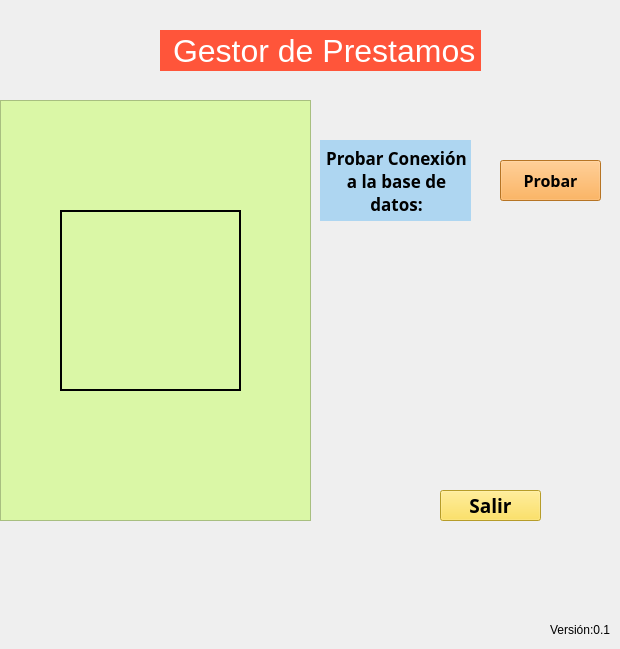
   <widget class="QWidget" name="tab">
    <attribute name="title">
     <string>Principal</string>
    </attribute>
    <widget class="QPushButton" name="pushButton_salir">
     <property name="geometry">
      <rect>
       <x>440</x>
       <y>490</y>
       <width>101</width>
       <height>31</height>
      </rect>
     </property>
     <property name="font">
      <font>
       <family>Rockwell Extra Bold</family>
       <pointsize>14</pointsize>
       <weight>75</weight>
       <bold>true</bold>
      </font>
     </property>
     <property name="styleSheet">
      <string notr="true">background-color: rgb(255, 219, 58 ); </string>
     </property>
     <property name="text">
      <string>Salir</string>
     </property>
    </widget>
    <widget class="QLabel" name="label">
     <property name="geometry">
      <rect>
       <x>550</x>
       <y>620</y>
       <width>61</width>
       <height>20</height>
      </rect>
     </property>
     <property name="text">
      <string>Versión:0.1</string>
     </property>
    </widget>
    <widget class="QFrame" name="frame">
     <property name="geometry">
      <rect>
       <x>0</x>
       <y>100</y>
       <width>311</width>
       <height>421</height>
      </rect>
     </property>
     <property name="styleSheet">
      <string notr="true">background-color: rgb(218, 247, 166);</string>
     </property>
     <property name="frameShape">
      <enum>QFrame::StyledPanel</enum>
     </property>
     <property name="frameShadow">
      <enum>QFrame::Raised</enum>
     </property>
     <widget class="QLabel" name="label_2">
      <property name="geometry">
       <rect>
        <x>60</x>
        <y>110</y>
        <width>181</width>
        <height>181</height>
       </rect>
      </property>
      <property name="styleSheet">
       <string notr="true">border:2px solid black;</string>
      </property>
      <property name="text">
       <string/>
      </property>
      <property name="textFormat">
       <enum>Qt::MarkdownText</enum>
      </property>
      <property name="pixmap">
       <pixmap resource="resources.qrc">:/images/img.jpg</pixmap>
      </property>
      <property name="scaledContents">
       <bool>true</bool>
      </property>
     </widget>
    </widget>
    <widget class="QLabel" name="label_27">
     <property name="geometry">
      <rect>
       <x>160</x>
       <y>30</y>
       <width>321</width>
       <height>41</height>
      </rect>
     </property>
     <property name="font">
      <font>
       <pointsize>24</pointsize>
      </font>
     </property>
     <property name="styleSheet">
      <string notr="true">background-color: rgb(255, 85, 58); color: white; padding: 0 5px 0 5px</string>
     </property>
     <property name="text">
      <string>Gestor de Prestamos</string>
     </property>
    </widget>
    <widget class="QLabel" name="label_29">
     <property name="geometry">
      <rect>
       <x>320</x>
       <y>140</y>
       <width>151</width>
       <height>81</height>
      </rect>
     </property>
     <property name="font">
      <font>
       <family>Arial Black</family>
       <pointsize>13</pointsize>
       <weight>75</weight>
       <bold>true</bold>
      </font>
     </property>
     <property name="styleSheet">
      <string notr="true">background-color:rgb(174, 214, 241 ); padding:0 0 0 2px;</string>
     </property>
     <property name="text">
      <string>Probar Conexión a la base de datos:</string>
     </property>
     <property name="textFormat">
      <enum>Qt::AutoText</enum>
     </property>
     <property name="alignment">
      <set>Qt::AlignCenter</set>
     </property>
     <property name="wordWrap">
      <bool>true</bool>
     </property>
    </widget>
    <widget class="QPushButton" name="pushButton_probar">
     <property name="geometry">
      <rect>
       <x>500</x>
       <y>160</y>
       <width>101</width>
       <height>41</height>
      </rect>
     </property>
     <property name="font">
      <font>
       <family>Arial Black</family>
       <pointsize>12</pointsize>
       <weight>75</weight>
       <bold>true</bold>
      </font>
     </property>
     <property name="focusPolicy">
      <enum>Qt::ClickFocus</enum>
     </property>
     <property name="styleSheet">
      <string notr="true">background-color: rgb(255, 162, 51);</string>
     </property>
     <property name="text">
      <string>Probar</string>
     </property>
    </widget>
   </widget>
